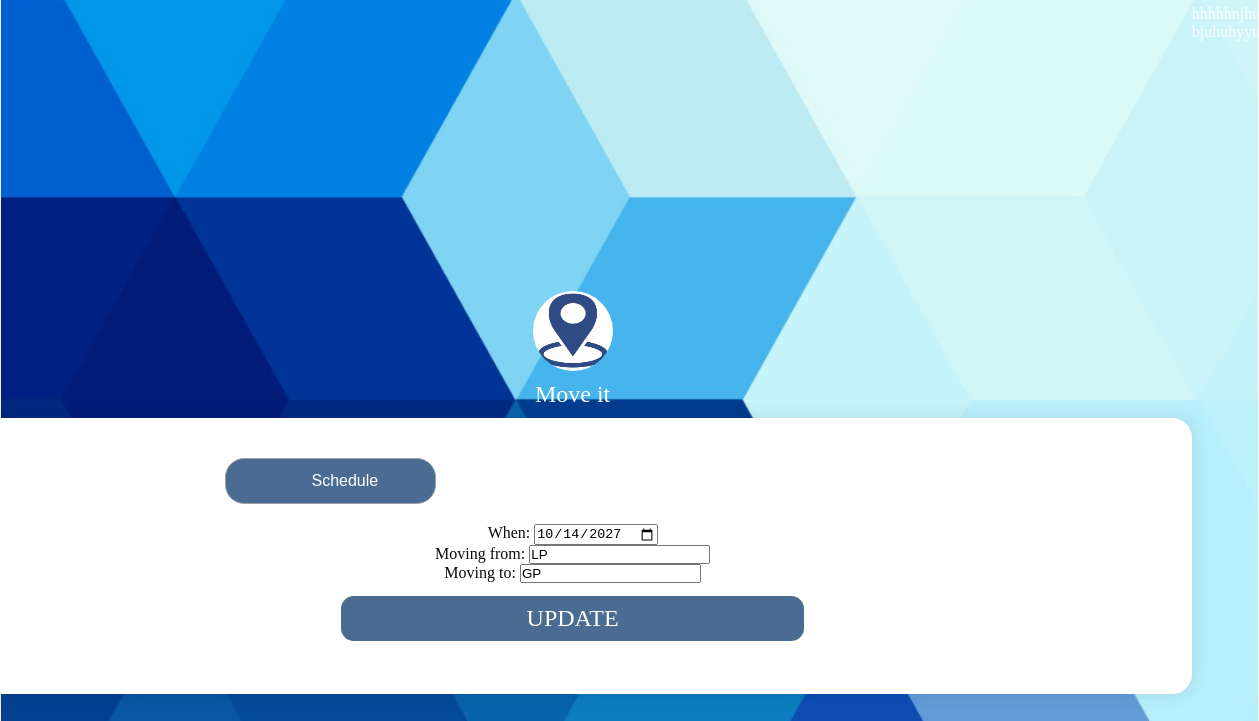
Screenshot of /Relocate/locations/63/ with the database file from the repository.
### Relocate/models.py (models this page shows, shortened)
class Relocate(models.Model):
        TRUCK_COST = 900
        TRUCK_WEIGHT_LIMIT = 5000
        BAKKIE_COST = 600
        BAKKIE_WEIGHT_LIMIT = 2500
        TRAILER_COST = 300
        TRAILER_WEIGHT_LIMIT = 900
        user = models.ForeignKey(User, on_delete=models.CASCADE)
        when = models.DateField()
        moving_from = models.CharField(max_length=100)
        moving_to = models.CharField(max_length=100)

### Relocate/views.py (the view)
# urls.py: path("locations/<int:pk>/",views.update_location,name="update_location"),
def update_location(request, pk):
    location = get_object_or_404(Relocate, pk=pk)
    form = RelocateForm(instance=location)
    if request.method == "POST":
        form = RelocateForm(instance=location,data=request.POST)
        if form.is_valid():
            form.save()
            return redirect(reverse('deliveries', args=[request.user.pk]))
    else:
        form = RelocateForm(instance=location)
    context = {
        "form":form,
        "location":location,
    }
    return render(request,"schedule.html",context)

### Relocate/form.py
class RelocateForm(forms.ModelForm):
    class Meta:
        model = Relocate
        fields = ['when', 'moving_from', 'moving_to']
        widgets = {
            'when': forms.DateInput(attrs={'type': 'date'}),
            'moving_from': forms.TextInput(attrs={'placeholder': 'Moving from'}),
            'moving_to': forms.TextInput(attrs={'placeholder': 'Moving to'})
        }

### templates/schedule.html (shortened to what this page needs)
{% load static %}
<html>
<head>
    <link rel="stylesheet" href="https://cdnjs.cloudflare.com/ajax/libs/font-awesome/6.3.0/css/all.min.css"
    />
    <link rel="stylesheet" href="{% static 'style.css' %}">
</head>
<body>
    <section class="register" id="signInform">
        <div class="row" id="relocateform">
            <img class="image" src='{% static "images/moveit.jpg" %}' alt="" srcset="">
            <h2>Move it</h2>
            <div class="content">
                <div class="inputbox" id="rellocate">
                    <input type="button" value="Schedule">
				</div>
                <form method="post" "{% url 'update_location' pk=location.pk %}" >
                    {{ form.as_p }}
                    <button type="submit">Update</button>
                </form>
            </div>
        </div>
    </section>
</body>
</html>

### MoveItProject/static/style.css (style rules this page uses)
* { padding: 0; margin: 0; }
html { background: url(images/Background.png) no-repeat center fixed; background-size: cover; align-items: center; -webkit-background-size: cover; -moz-background-size: cover; -o-background-size: cover; }
body { padding: 5px 7%; color: #FFFFFF; display: flex; justify-content: center; }
button { color: #FFFFFF; border: none; width: 100%; background: #4a6c93; padding: .6rem; border-radius: .8rem; cursor: pointer; margin: .8rem 0; line-height: 1.6rem; font-size: 1.5rem; text-transform: uppercase; font-family: Cambria, Cochin, Georgia, Times, 'Times New Roman', serif; }
.register { display: flex; text-align: center; justify-content: center; align-items: center; }
.image { width: 5rem; height: 5rem; color: #FFFFFF; margin: auto; border-radius: 50%; }
.register h2 { font-family: Cambria, Cochin, Georgia, Times, 'Times New Roman', serif; font-weight: 100; padding: 10px 0; }
.register .content { background-color: #fff; background: cover; width: 92vw; margin-bottom: -1.5rem; padding: 40px; border-radius: 20px ; box-shadow: 0px 0px 20px rgba(0, 0, 0, 0.1); }
.register form { width: 40%; display: flex; justify-content: center; flex-direction: column; margin: auto; }
.register .inputbox { background: whitesmoke; display: flex; align-items: center; margin-bottom: 20px; border: .5px solid #9f9f9f; border-radius: 1rem; box-shadow: 2px 2px #9f9f9f; }
.register .inputbox input { background: whitesmoke; width: 100%; border-radius: 1rem; padding: 1rem; border: none; font-size: 16px; }
.register p { text-align: center; color: rgb(10, 10, 10); }
#rellocate { margin-left: 20%; width: 18%; background: #4a6c93; box-shadow: none; border-radius: 1.2rem; }
#rellocate input { border-radius: 1.2rem; padding: .8rem 3px; background: #4a6c93; color: #FFFFFF; border: none; }
#relocateform { margin-top: 13%; }

### rows the page displays
Relocate: when "10/14/2027", moving_from "LP", moving_to "GP"
